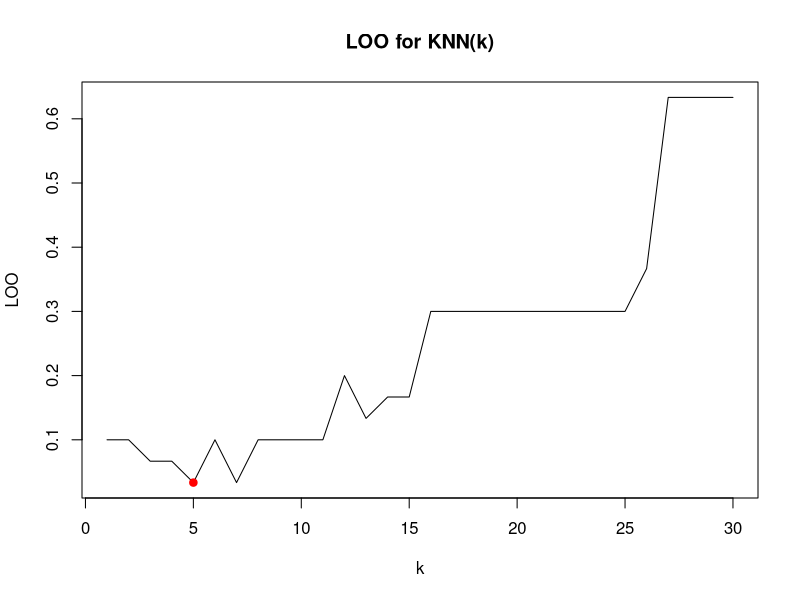

Write the R code that produced this figure.

euclideanDistance <- function(u, v)
{
  sqrt(sum((u - v)^2))
}


sortObjectsByDist <- function(xl, z, metricFunction =
                                euclideanDistance)
{
  l <- dim(xl)[1]
  n <- dim(xl)[2] - 1
  

  distances <- matrix(NA, l, 2)
  
  for (i in 1:l)
  {
    distances[i, ] <- c(i, metricFunction(xl[i, 1:n], z))
  }
  

  orderedXl <- xl[order(distances[, 2]), ]
  
  return (orderedXl);
}

knn <- function(xl, z, k)
{


  orderedXl <- sortObjectsByDist(xl, z)
  n <- dim(orderedXl)[2] - 1
  

  classes <- orderedXl[1:k, n + 1]
  


  counts <- table(classes)

  class <- names(which.max(counts))

  return (class)
}

colors <- c("setosa" = "red", "versicolor" = "green3",
            "virginica" = "blue")





LOO = function(xl,class) {

  n = dim(xl)[1];
 
  loo = rep(0, n) 
  for(k in 1:n){
    for(i in 1:n){
      X=xl[-i, 1:3]
      u=xl[i, 1:2]
      test=knn(X,u,k)
    
      if(test!=class[i]){
        loo[k]=loo[k]+1;
       
      }
    } 
  }
  loo = loo / n
  x = 1:length(loo)
  y = loo
  plot(x, y,main ="LOO for KNN(k)", xlab="k", ylab="LOO", type = "l")
  
  min=which.min(loo)
  points(min, loo[min], pch = 21, col = "red",bg = "red")
}






X<-sample(c(1:150),30,replace=TRUE)
xl <- iris[X, 3:5] 
class <- iris[X, 5]
LOO(xl,class)



